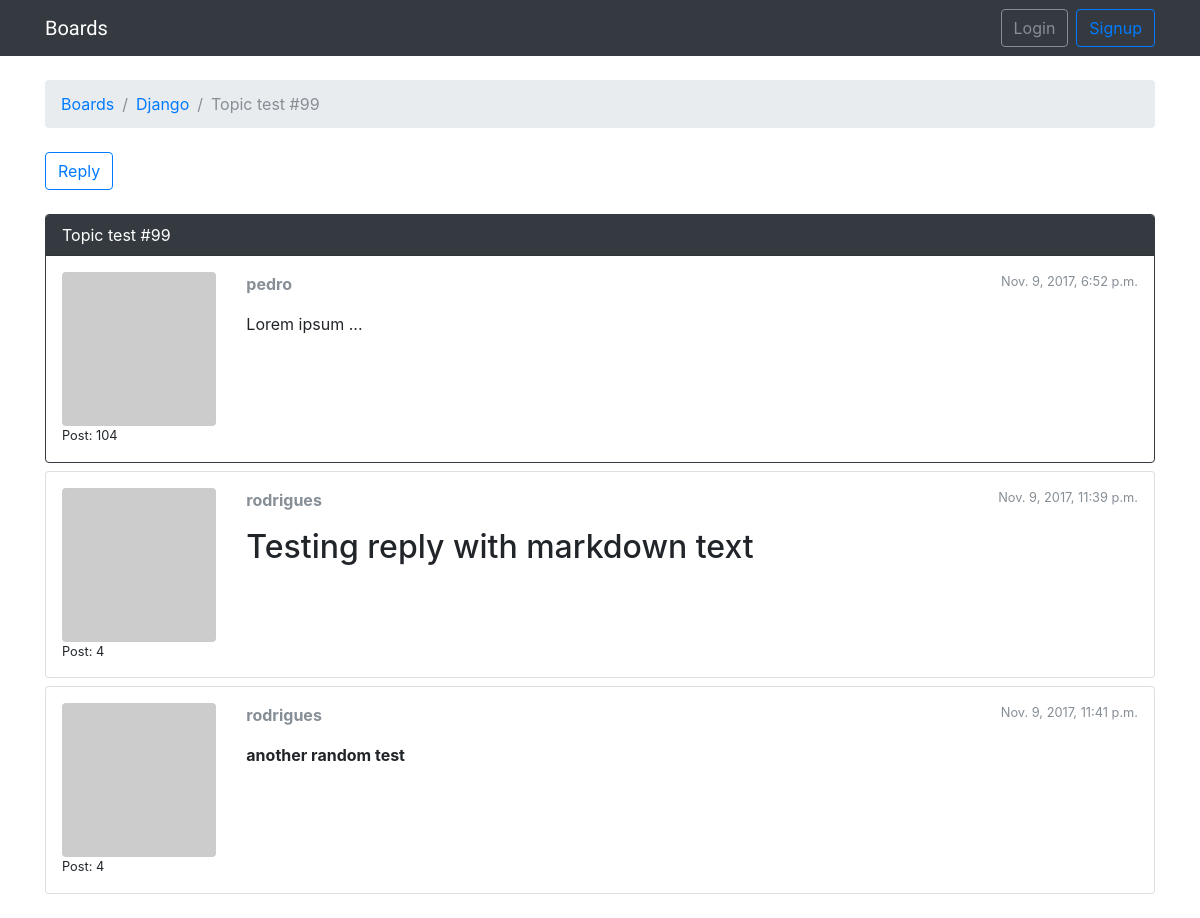
The page /boards/1/topics/105/ on the database its author committed.
### boards/models.py (models this page shows, shortened)
class Topic(models.Model):
    subject = models.CharField(max_length=255)
    last_updated = models.DateTimeField(auto_now_add=True)
    board = models.ForeignKey(Board, related_name='topics')
    starter = models.ForeignKey(User, related_name='topics')
    views = models.PositiveIntegerField(default=0)

class Board(models.Model):
    name = models.CharField(max_length=30, unique=True)
    description = models.CharField(max_length=100)

class Post(models.Model):
    message = models.TextField(max_length=4000)
    topic = models.ForeignKey(Topic, related_name='posts')
    created_at = models.DateTimeField(auto_now_add=True)
    updated_at = models.DateTimeField(null=True)
    created_by = models.ForeignKey(User, related_name='posts')
    updated_by = models.ForeignKey(User, null=True, related_name='+')
    def get_msg_as_markdown(self):
        return mark_safe(markdown(self.message, safe_mode='escape'))

### boards/views.py (the view)
# urls.py: url(r'^boards/(?P<pk>\d+)/topics/(?P<topic_pk>\d+)/$', boards_views.PostListView.as_view(), name='topic_posts'),
class PostListView(ListView):
    model = Post
    context_object_name = 'posts'
    template_name = 'topic_posts.html'
    paginate_by = 5
    def get_context_data(self, **kwargs):
        session_key = 'viewed_topic_{}'.format(self.topic.pk)
        if not self.request.session.get(session_key, False):
            self.topic.views += 1
            self.topic.save()
            self.request.session[session_key] = True
        kwargs['topic'] = self.topic
        return super().get_context_data(**kwargs)
    def get_queryset(self):
        self.topic = get_object_or_404(Topic, board__pk=self.kwargs.get('pk'), pk=self.kwargs.get('topic_pk'))
        queryset = self.topic.posts.order_by('created_at')
        return queryset

### boards/templatetags/gravatar.py (called while the page is built)
@register.filter
def gravatar(user):
    email = user.email.lower().encode('utf-8')
    default = 'mm'
    size = 256
    url = 'https://www.gravatar.com/avatar/{md5}?{params}'.format(
        md5=hashlib.md5(email).hexdigest(),
        params=urlencode({'d': default, 's': str(size)})
    )
    return url

### templates/topic_posts.html (shortened to what this page needs)
{% extends "base.html" %}
{% load gravatar %}
{% load static %}
{% block breadcrumb %}
    <li class="breadcrumb-item"><a href="{% url 'home' %}">Boards</a></li>
    <li class="breadcrumb-item"><a href="{% url 'board_topics' topic.board.pk %}">{{ topic.board.name }}</a></li>
    <li class="breadcrumb-item active">{{ topic.subject }}</li>
{% endblock %}
{% block content %}
    <div class="mb-4">
        <a href="{% url 'reply_topic' topic.board.pk topic.pk %}" class="btn btn-outline-primary" role="button">Reply</a>
    </div>
    {% for post in posts %}
    <div id="{{ post.pk }}" class="card {% if forloop.last %}mb-4{% else %}mb-2{% endif %} {% if forloop.first %}border-dark{% endif %}">
            {% if forloop.first %}
                <div class="card-header text-white bg-dark py-2 px-3">{{ topic.subject }}</div>
            {% endif %}
            <div class="card-body p-3">
                <div class="row">
                    <div class="col-2">
                            <img src="{{ post.created_by|gravatar }}" alt="{{ post.created_by.username }}" class="w-100 rounded">
                            <small>Post: {{ post.created_by.posts.count }}</small>
                    </div>
                    <div class="col-10">
                        <div class="row mb-3">
                            <div class="col-6">
                                <strong class="text-muted">{{ post.created_by.username }}</strong>
                            </div>
                            <div class="col-6 text-right">
                                <small class="text-muted">{{ post.created_at }}</small>
                            </div>
                        </div>
                        {{ post.get_msg_as_markdown }}
                    </div>
                </div>
            </div>
        </div>
    {% endfor %}
{% endblock %}

### rows shown on the page
Topic: board.name "Django", subject "Topic test #99"
Post: created_by.posts.count "104", created_by.username "pedro", created_at "Nov. 9, 2017, 6:52 p.m.", get_msg_as_markdown "Lorem ipsum ..."
Post: created_by.posts.count "4", created_by.username "rodrigues", created_at "Nov. 9, 2017, 11:39 p.m.", get_msg_as_markdown "Testing reply with markdown text"
Post: created_by.posts.count "4", created_by.username "rodrigues", created_at "Nov. 9, 2017, 11:41 p.m.", get_msg_as_markdown "another random test"
